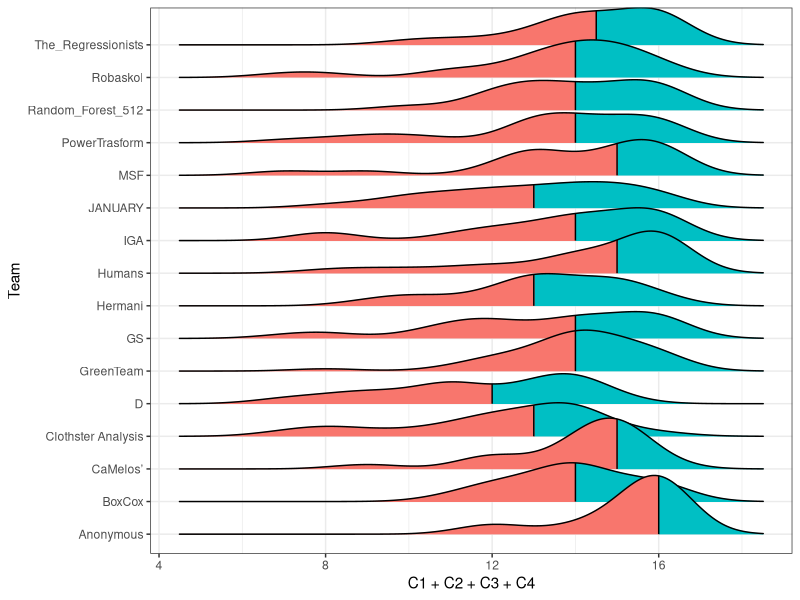
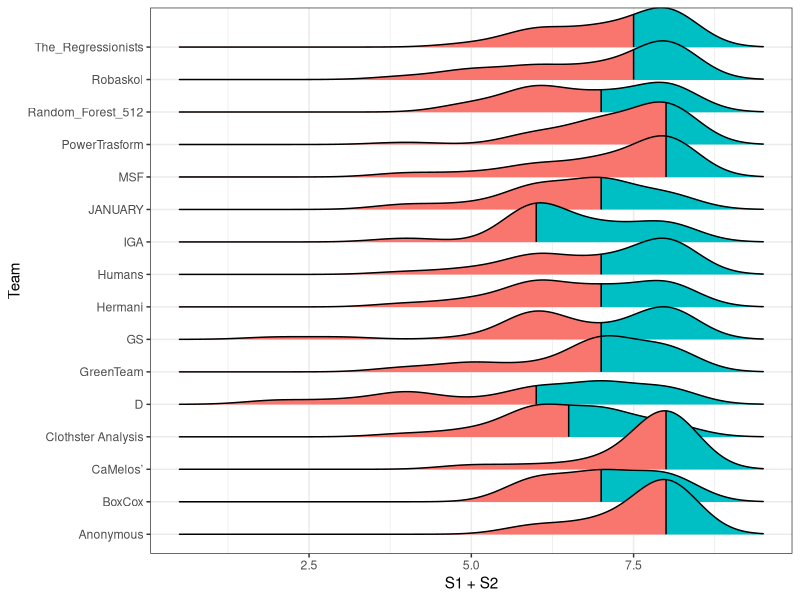
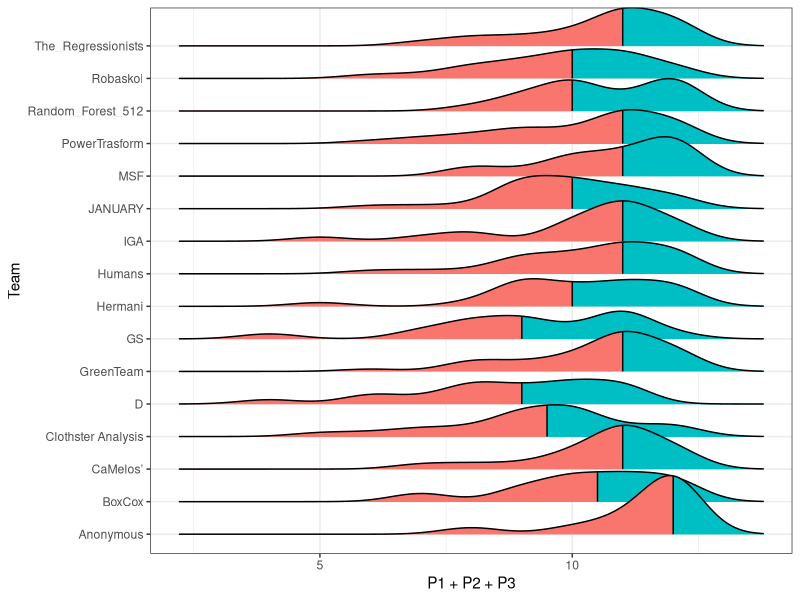
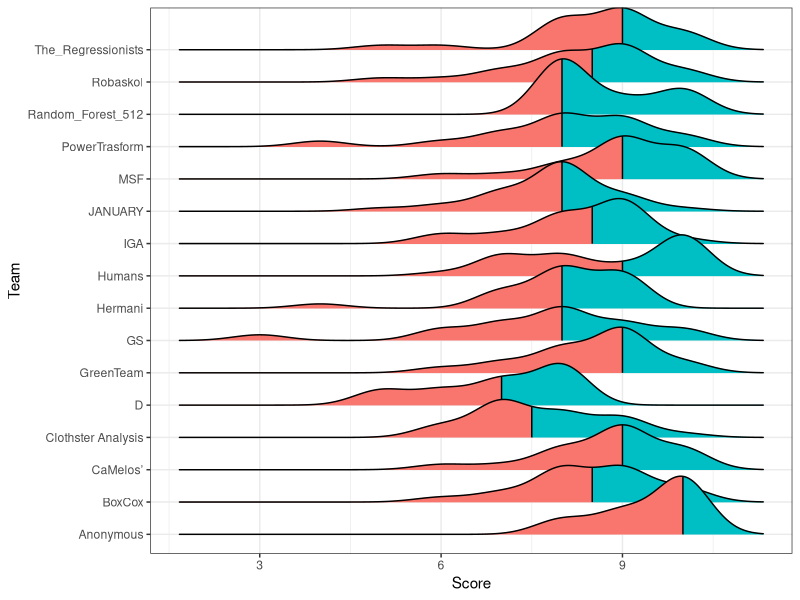

Here is the R script that generated these plots, in order:
## ---- chunk 1
knitr::opts_chunk$set(echo = F, eval=T, message=F, warning=F, error=F, 
                      comment=NA, cache=F, R.options=list(width=220))
## ---- chunk 2
library(readr)
library(dplyr)
library(ggplot2)
library(ggridges)

blog <- read_csv("SL_FP.csv")
names(blog)=c("Time","Team",
              "C1","C2","C3","C4",
              "S1","S2","P1","P2","P3","Score")
blog = blog %>% arrange(desc(Team))
## ---- chunk 3
ggplot(blog, aes(x = C1+C2+C3+C4, y = Team, fill=factor(..quantile..))) +
  stat_density_ridges(
    geom = "density_ridges_gradient", calc_ecdf = TRUE,
    quantiles = 2, quantile_lines = TRUE
  ) + theme_bw() + guides(fill=FALSE)
## ---- chunk 4
ggplot(blog, aes(x = S1 + S2, y = Team, fill=factor(..quantile..))) +
  stat_density_ridges(
    geom = "density_ridges_gradient", calc_ecdf = TRUE,
    quantiles = 2, quantile_lines = TRUE
  ) + theme_bw() + guides(fill=FALSE)
## ---- chunk 5
ggplot(blog, aes(x = P1 + P2 + P3, y = Team, fill=factor(..quantile..))) +
  stat_density_ridges(
    geom = "density_ridges_gradient", calc_ecdf = TRUE,
    quantiles = 2, quantile_lines = TRUE
  ) + theme_bw() + guides(fill=FALSE)
## ---- chunk 6
ggplot(blog, aes(x = Score, y = Team, fill=factor(..quantile..))) +
  stat_density_ridges(
    geom = "density_ridges_gradient", calc_ecdf = TRUE,
    quantiles = 2, quantile_lines = TRUE
  ) + theme_bw() + guides(fill=FALSE) 
